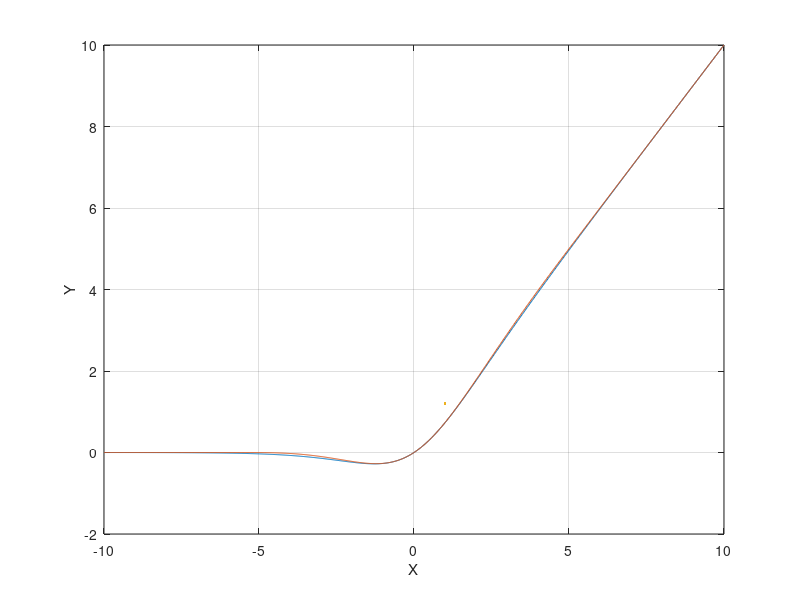

Reproduce this figure in MATLAB. (Note: this script raises an error after producing the figure.)
function [] = prob7(bool_export_plots)

    if nargin < 1
        bool_export_plots = false;
    end

    x = linspace(-10, 10, 1000);
    y = x./(1 + exp(-x));

    k = 1;
    e = exp(1);
    m = e;
    L = 2*e;

    f = zeros(1, size(x,2));

    i_L_p = find_num(x, L, 0.01);
    i_L_n = find_num(x, -L, 0.01);
    f(1:i_L_n) = 0;
    f(i_L_n:i_L_p) = x(i_L_n:i_L_p).^k .* ((L+x(i_L_n:i_L_p)).^m)./((L+x(i_L_n:i_L_p)).^m + (L-x(i_L_n:i_L_p)).^m);
    f(i_L_p:size(x,2)) = x(i_L_p:size(x,2)).^k;

    figure;
    plot(x,y,x, f, LineWidth = 1.2);
    grid on;
    xlabel('X');
    ylabel('Y');
    xline(0, "LineWidth", 1);
    yline(0, "LineWidth", 1);
    legend('Swish', 'Approximation');

    if bool_export_plots == true
        exportgraphics(gca, 'prob7_swish.pdf', 'ContentType','vector');
    end
end

function [i] = find_num (x, num_to_find, tolerance)
    for i=1:size(x,2)
        if abs(x(1,i) - num_to_find) < tolerance
            return;
        end
    end
    i = -1;
end